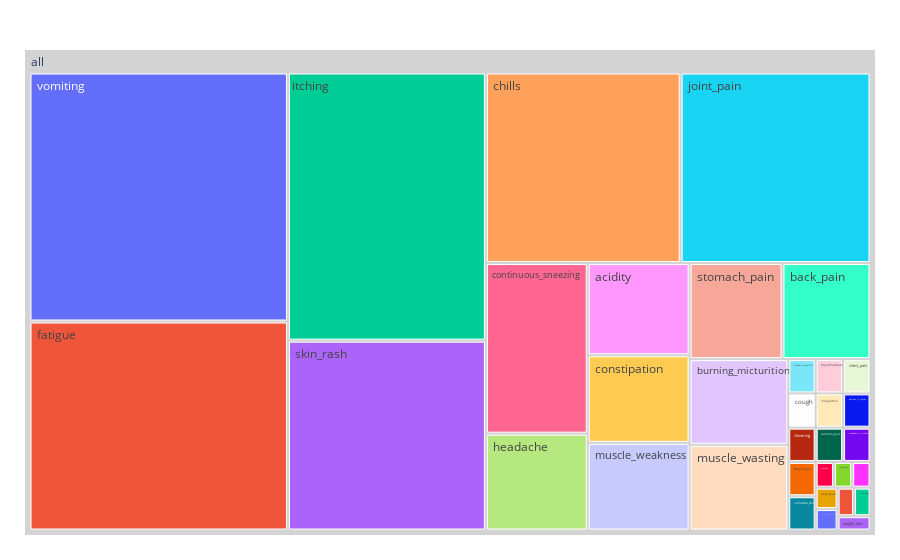

Notebook code for this chart:
### Code cell
# Most Frequent Symptom_1
df_mfs1 = pd.DataFrame(most_frequent_symptom1)
df_mfs1 = df_mfs1.reset_index()

fig = px.treemap(df_mfs1, path=[px.Constant("all"), 'Symptom_1'], values= 'count')

fig.update_traces(root_color="lightgray")
fig.update_layout(margin = dict(t=50, l=25, r=25, b=25))
fig.show()

### Figure 1 — Plotly figure (JSON) as saved in the notebook; plotly's stock layout.template omitted (floating-point values rounded to 4 significant figures)
{"data": [{"branchvalues": "total", "domain": {"x": [0, 1], "y": [0, 1]}, "hovertemplate": "labels=%{label}<br>count=%{value}<br>parent=%{parent}<br>id=%{id}<extra></extra>", "ids": ["all/ acidity", "all/ back_pain", "all/ bladder_discomfort", "all/ breathlessness", "all/ burning_micturition", "all/ chest_pain", "all/ chills", "all/ constipation", "all/ continuous_sneezing", "all/ cough", "all/ cramps", "all/ fatigue", "all/ headache", "all/ high_fever", "all/ indigestion", "all/ joint_pain", "all/ mood_swings", "all/ muscle_wasting", "all/ muscle_weakness", "all/ neck_pain", "all/ pain_during_bowel_movements", "all/ patches_in_throat", "all/ pus_filled_pimples", "all/ shivering", "all/ skin_rash", "all/ stiff_neck", "all/ stomach_pain", "all/ sunken_eyes", "all/ vomiting", "all/ weakness_in_limbs", "all/ weight_gain", "all/ weight_loss", "all/ yellowish_skin", "all/itching", "all"], "labels": [" acidity", " back_pain", " bladder_discomfort", " breathlessness", " burning_micturition", " chest_pain", " chills", " constipation", " continuous_sneezing", " cough", " cramps", " fatigue", " headache", " high_fever", " indigestion", " joint_pain", " mood_swings", " muscle_wasting", " muscle_weakness", " neck_pain", " pain_during_bowel_movements", " patches_in_throat", " pus_filled_pimples", " shivering", " skin_rash", " stiff_neck", " stomach_pain", " sunken_eyes", " vomiting", " weakness_in_limbs", " weight_gain", " weight_loss", " yellowish_skin", "itching", "all"], "name": "", "parents": ["all", "all", "all", "all", "all", "all", "all", "all", "all", "all", "all", "all", "all", "all", "all", "all", "all", "all", "all", "all", "all", "all", "all", "all", "all", "all", "all", "all", "all", "all", "all", "all", "all", "all", ""], "root": {"color": "lightgray"}, "type": "treemap", "values": [120, 108, 12, 12, 108, 12, 474, 114, 222, 12, 6, 690, 126, 6, 12, 462, 6, 108, 114, 6, 6, 12, 6, 12, 480, 6, 114, 12, 822, 12, 12, 6, 12, 678, 4920]}], "layout": {"legend": {"tracegroupgap": 0}, "margin": {"b": 25, "l": 25, "r": 25, "t": 50}}}
